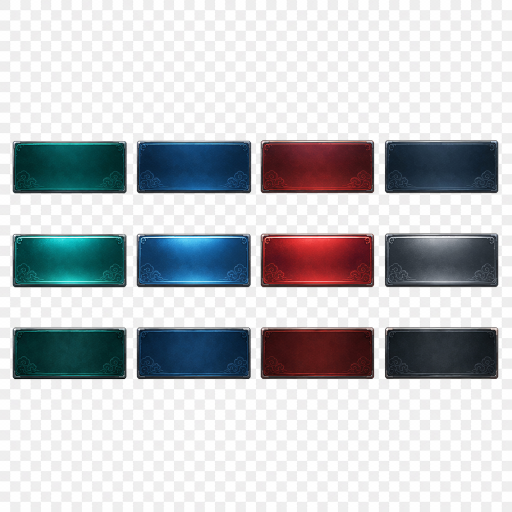
#> input picture images/20260529_152549_6efbbb23.png, 1024 x 1024 px (shown at 1/2 size)
$ python slice_buttons_3state.py
#> lines starting #> are read from the running program, lines starting #| are printed output that depends on the picture
#> in main, img is the input picture: PIL image 1024x1024 RGB; mean R, G, B 192.8, 195.4, 198.7
"""Slice 4-color × 3-state button sheet into per-button PNGs and 3-state strips.

Source: images/20260529_152549_6efbbb23.png (1024×1024, RGB with checker bg)
Layout: 4 columns (green / blue / red / gray) × 3 rows (normal / hover / pressed)

Outputs:
  assets/library/ui/buttons/cloud/
    btn_<color>_normal.png
    btn_<color>_hover.png
    btn_<color>_pressed.png
    btn_<color>_3state.png   # vertical strip: normal | hover | pressed
"""
from __future__ import annotations

from pathlib import Path

from PIL import Image

ROOT = Path(__file__).resolve().parents[1]
SRC = ROOT / "images" / "20260529_152549_6efbbb23.png"
OUT = ROOT / "assets" / "library" / "ui" / "buttons" / "cloud"
OUT.mkdir(parents=True, exist_ok=True)

COLORS = ["green", "blue", "red", "gray"]
STATES = ["normal", "hover", "pressed"]


def make_alpha(img: Image.Image) -> Image.Image:
    """Convert checker-pattern background (light grey/white) to transparent."""
    img = img.convert("RGBA")
#> img: PIL image 1024x1024 RGBA
    px = img.load()
    w, h = img.size
#> w = 1024; h = 1024
    for y in range(h):
        for x in range(w):
            r, g, b, _ = px[x, y]
            # Checker bg: (237,237,237) and (254,254,254). Treat near-white as bg.
            if r >= 225 and g >= 225 and b >= 225 and abs(r - g) < 10 and abs(g - b) < 10:
                px[x, y] = (0, 0, 0, 0)
    return img


def find_rows(mask_per_row: list[bool]) -> list[tuple[int, int]]:
    """Group consecutive True rows into (top, bottom) ranges."""
    runs: list[tuple[int, int]] = []
    start = None
    for i, v in enumerate(mask_per_row):
        if v and start is None:
            start = i
        elif not v and start is not None:
            runs.append((start, i - 1))
            start = None
    if start is not None:
        runs.append((start, len(mask_per_row) - 1))
    return runs


def detect_grid(img: Image.Image) -> tuple[list[tuple[int, int]], list[tuple[int, int]]]:
    """Return (row_ranges, col_ranges) from alpha channel."""
    w, h = img.size
#> w = 1024; h = 1024
    alpha = img.split()[-1].load()
    row_has = [any(alpha[x, y] > 16 for x in range(w)) for y in range(h)]
#> row_has = 1024 items, first 6: False, False, False, False, False, False
    col_has = [any(alpha[x, y] > 16 for y in range(h)) for x in range(w)]
#> col_has has the same summary as row_has
    return find_rows(row_has), find_rows(col_has)
#> after the loop in find_rows, `for i, v in enumerate(mask_per_row):`: runs = [(281, 387), (467, 574), (655, 758)]
#> the loop in find_rows (call 2), `for i, v in enumerate(mask_per_row):` made 1024 passes
#> v on passes 1 to 12: False, False, False, False, False, False, False, False, False, False, False, False


def main() -> None:
    print(f"[load] {SRC}")
    img = Image.open(SRC)
    img = make_alpha(img)

    rows, cols = detect_grid(img)
#> rows = [(281, 387), (467, 574), (655, 758)]; cols = [(25, 253), (273, 502), (521, 748), (769, 996)]
    print(f"[detect] rows={rows}")
#| [detect] rows=[(281, 387), (467, 574), (655, 758)]
    print(f"[detect] cols={cols}")
#| [detect] cols=[(25, 253), (273, 502), (521, 748), (769, 996)]

    if len(rows) != 3 or len(cols) != 4:
        raise SystemExit(
            f"Unexpected grid: {len(rows)} rows × {len(cols)} cols (need 3×4). "
            "Check threshold."
        )

    # Use the maximum bbox among all 12 cells so every button strip has the
    # same dimensions (good for AtlasTexture / NinePatchRect).
    cell_w = max(c2 - c1 + 1 for c1, c2 in cols)
#> cell_w = 230
    cell_h = max(r2 - r1 + 1 for r1, r2 in rows)
#> cell_h = 108
    pad = 4  # small breathing room
    cell_w += pad * 2
#> cell_w = 238
    cell_h += pad * 2
#> cell_h = 116
    print(f"[size] cell = {cell_w} × {cell_h} (incl. {pad}px padding)")
#| [size] cell = 238 × 116 (incl. 4px padding)

    crops: dict[str, dict[str, Image.Image]] = {c: {} for c in COLORS}

    for ri, (r1, r2) in enumerate(rows):
        cy = (r1 + r2) // 2
        for ci, (c1, c2) in enumerate(cols):
            cx = (c1 + c2) // 2
            left = cx - cell_w // 2
            top = cy - cell_h // 2
            box = (left, top, left + cell_w, top + cell_h)
            crop = img.crop(box)

            color = COLORS[ci]
            state = STATES[ri]
            out_path = OUT / f"btn_{color}_{state}.png"
            crop.save(out_path)
            crops[color][state] = crop
            print(f"[save] {out_path.relative_to(ROOT)}  bbox={box}")
#> this loop made 3 passes
#> (r1, r2, cy) on passes 1 to 3: (281, 387, 334), (467, 574, 520), (655, 758, 706)
#| [save] assets/library/ui/buttons/cloud/btn_green_normal.png  bbox=(20, 276, 258, 392)
#| [save] assets/library/ui/buttons/cloud/btn_blue_normal.png  bbox=(268, 276, 506, 392)
#| [save] assets/library/ui/buttons/cloud/btn_red_normal.png  bbox=(515, 276, 753, 392)
#| [save] assets/library/ui/buttons/cloud/btn_gray_normal.png  bbox=(763, 276, 1001, 392)
#| [save] assets/library/ui/buttons/cloud/btn_green_hover.png  bbox=(20, 462, 258, 578)
#| [save] assets/library/ui/buttons/cloud/btn_blue_hover.png  bbox=(268, 462, 506, 578)
#| [save] assets/library/ui/buttons/cloud/btn_red_hover.png  bbox=(515, 462, 753, 578)
#| [save] assets/library/ui/buttons/cloud/btn_gray_hover.png  bbox=(763, 462, 1001, 578)
#| [save] assets/library/ui/buttons/cloud/btn_green_pressed.png  bbox=(20, 648, 258, 764)
#| [save] assets/library/ui/buttons/cloud/btn_blue_pressed.png  bbox=(268, 648, 506, 764)
#> (further printed lines are left out)
#> pass 1, in main, `crop.save(out_path)`:
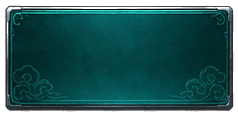
#> saved as btn_green_normal.png: PIL image 238x116 RGBA; mean R, G, B, A 12.8, 60.8, 61.4, 219.9; transparent parts drawn white
#> pass 1, in main, `crop.save(out_path)`:
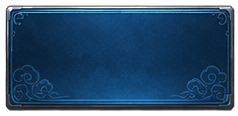
#> saved as btn_blue_normal.png: PIL image 238x116 RGBA; mean R, G, B, A 24.5, 56, 85.4, 224; transparent parts drawn white
#> pass 1, in main, `crop.save(out_path)`:
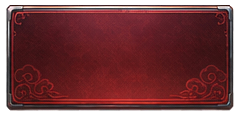
#> saved as btn_red_normal.png: PIL image 238x116 RGBA; mean R, G, B, A 86.8, 33.2, 36.1, 222.6; transparent parts drawn white
#> pass 1, in main, `crop.save(out_path)`:
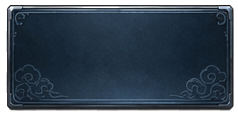
#> saved as btn_gray_normal.png: PIL image 238x116 RGBA; mean R, G, B, A 34.2, 47.2, 60, 222; transparent parts drawn white
#> after the loop:
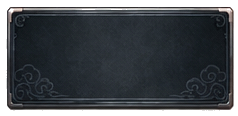
#> crop: PIL image 238x116 RGBA; mean R, G, B, A 36.6, 40.9, 45.2, 215.8; transparent parts drawn white
#> after the loop, crops = 4 items

    # Build vertical 3-state strips per color (normal / hover / pressed top→bottom)
    for color in COLORS:
        strip = Image.new("RGBA", (cell_w, cell_h * 3), (0, 0, 0, 0))
        for i, state in enumerate(STATES):
            strip.paste(crops[color][state], (0, cell_h * i))
        strip_path = OUT / f"btn_{color}_3state.png"
        strip.save(strip_path)
        print(f"[strip] {strip_path.relative_to(ROOT)}  size={strip.size}")
#> this loop made 4 passes
#| [strip] assets/library/ui/buttons/cloud/btn_green_3state.png  size=(238, 348)
#| [strip] assets/library/ui/buttons/cloud/btn_blue_3state.png  size=(238, 348)
#| [strip] assets/library/ui/buttons/cloud/btn_red_3state.png  size=(238, 348)
#| [strip] assets/library/ui/buttons/cloud/btn_gray_3state.png  size=(238, 348)
#> pass 1, in main, `strip.save(strip_path)`:
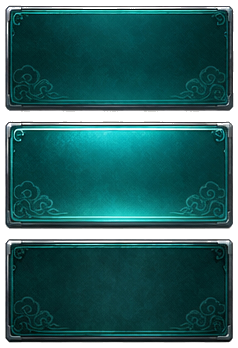
#> saved as btn_green_3state.png: PIL image 238x348 RGBA; mean R, G, B, A 15.9, 67.2, 67.3, 220.1; transparent parts drawn white
#> after the loop:
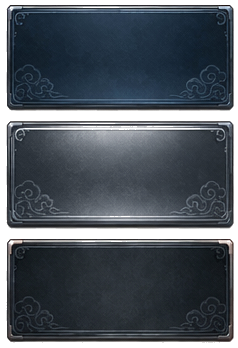
#> strip: PIL image 238x348 RGBA; mean R, G, B, A 46.4, 54, 62, 220.5; transparent parts drawn white

    print("[done]")


if __name__ == "__main__":
    main()
